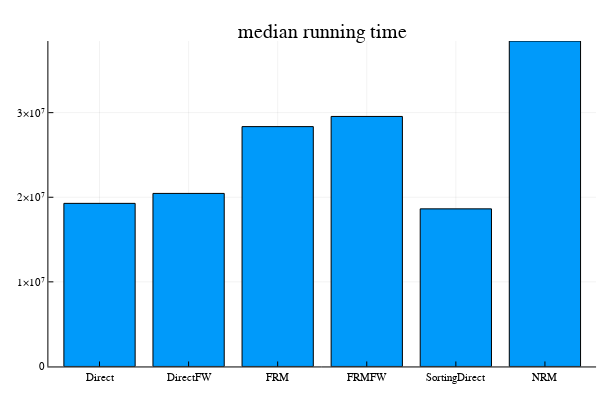

Write notebook code for a chart like this one.
### Code cell
medtimes = [median(b.times) for b in benchmarks]
bar(shortlabels,medtimes,title="median running time",leg=false)

### Figure 1 — Plotly figure (JSON) as saved in the notebook; plotly's stock layout.template omitted (floating-point values rounded to 4 significant figures)
{"data": [{"fill": "tozeroy", "fillcolor": "rgba(0, 154, 250, 1.000)", "line": {"color": "rgba(0, 0, 0, 1.000)", "dash": "solid", "width": 1}, "mode": "lines", "name": "y1", "showlegend": true, "type": "scatter", "x": [0.1, 0.1, 0.9, 0.9, 0.1, 0.1], "xaxis": "x1", "y": [19276074, 0, 0, 19276074, 19276074, 19276074], "yaxis": "y1"}, {"fill": "tozeroy", "fillcolor": "rgba(0, 154, 250, 1.000)", "line": {"color": "rgba(0, 0, 0, 1.000)", "dash": "solid", "width": 1}, "mode": "lines", "name": "y1", "showlegend": false, "type": "scatter", "x": [1.1, 1.1, 1.9, 1.9, 1.1, 1.1], "xaxis": "x1", "y": [20453462, 0, 0, 20453462, 20453462, 20453462], "yaxis": "y1"}, {"fill": "tozeroy", "fillcolor": "rgba(0, 154, 250, 1.000)", "line": {"color": "rgba(0, 0, 0, 1.000)", "dash": "solid", "width": 1}, "mode": "lines", "name": "y1", "showlegend": false, "type": "scatter", "x": [2.1, 2.1, 2.9, 2.9, 2.1, 2.1], "xaxis": "x1", "y": [28350000.0, 0, 0, 28350000.0, 28350000.0, 28350000.0], "yaxis": "y1"}, {"fill": "tozeroy", "fillcolor": "rgba(0, 154, 250, 1.000)", "line": {"color": "rgba(0, 0, 0, 1.000)", "dash": "solid", "width": 1}, "mode": "lines", "name": "y1", "showlegend": false, "type": "scatter", "x": [3.1, 3.1, 3.9, 3.9, 3.1, 3.1], "xaxis": "x1", "y": [29551332, 0, 0, 29551332, 29551332, 29551332], "yaxis": "y1"}, {"fill": "tozeroy", "fillcolor": "rgba(0, 154, 250, 1.000)", "line": {"color": "rgba(0, 0, 0, 1.000)", "dash": "solid", "width": 1}, "mode": "lines", "name": "y1", "showlegend": false, "type": "scatter", "x": [4.1, 4.1, 4.9, 4.9, 4.1, 4.1], "xaxis": "x1", "y": [18627502, 0, 0, 18627502, 18627502, 18627502], "yaxis": "y1"}, {"fill": "tozeroy", "fillcolor": "rgba(0, 154, 250, 1.000)", "line": {"color": "rgba(0, 0, 0, 1.000)", "dash": "solid", "width": 1}, "mode": "lines", "name": "y1", "showlegend": false, "type": "scatter", "x": [5.1, 5.1, 5.9, 5.9, 5.1, 5.1], "xaxis": "x1", "y": [38463685, 0, 0, 38463685, 38463685, 38463685], "yaxis": "y1"}], "layout": {"annotations": [{"font": {"color": "rgba(0, 0, 0, 1.000)", "family": "sans-serif", "size": 20}, "rotation": 0, "showarrow": false, "text": "median running time", "x": 0.537, "xanchor": "center", "xref": "paper", "y": 1, "yanchor": "top", "yref": "paper"}], "height": 400, "margin": {"b": 20, "l": 0, "r": 0, "t": 20}, "paper_bgcolor": "rgba(255, 255, 255, 1.000)", "plot_bgcolor": "rgba(255, 255, 255, 1.000)", "showlegend": false, "width": 600, "xaxis1": {"anchor": "y1", "domain": [0.08064, 0.9934], "gridcolor": "rgba(0, 0, 0, 0.100)", "gridwidth": 0.5, "linecolor": "rgba(0, 0, 0, 1.000)", "mirror": false, "range": [-0.074, 6.074], "showgrid": true, "showline": true, "showticklabels": true, "tickangle": 0, "tickcolor": "rgb(0, 0, 0)", "tickfont": {"color": "rgba(0, 0, 0, 1.000)", "family": "sans-serif", "size": 11}, "tickmode": "array", "ticks": "inside", "ticktext": ["Direct", "Direct", "DirectFW", "DirectFW", "DirectFW", "FRM", "FRM", "FRMFW", "FRMFW", "FRMFW", "SortingDirect", "SortingDirect", "SortingDirect", "NRM", "NRM"], "tickvals": [0.5, 0.5, 1.5, 1.5, 1.5, 2.5, 2.5, 3.5, 3.5, 3.5, 4.5, 4.5, 4.5, 5.5, 5.5], "title": "", "titlefont": {"color": "rgba(0, 0, 0, 1.000)", "family": "sans-serif", "size": 15}, "type": "-", "visible": true, "zeroline": false, "zerolinecolor": "rgba(0, 0, 0, 1.000)"}, "yaxis1": {"anchor": "x1", "domain": [0.03762, 0.9415], "gridcolor": "rgba(0, 0, 0, 0.100)", "gridwidth": 0.5, "linecolor": "rgba(0, 0, 0, 1.000)", "mirror": false, "range": [0, 38463685], "showgrid": true, "showline": true, "showticklabels": true, "tickangle": 0, "tickcolor": "rgb(0, 0, 0)", "tickfont": {"color": "rgba(0, 0, 0, 1.000)", "family": "sans-serif", "size": 11}, "tickmode": "array", "ticks": "inside", "ticktext": ["0", "1×10⁷", "2×10⁷", "3×10⁷"], "tickvals": [0, 10000000, 20000000, 30000000], "title": "", "titlefont": {"color": "rgba(0, 0, 0, 1.000)", "family": "sans-serif", "size": 15}, "type": "-", "visible": true, "zeroline": false, "zerolinecolor": "rgba(0, 0, 0, 1.000)"}}}
